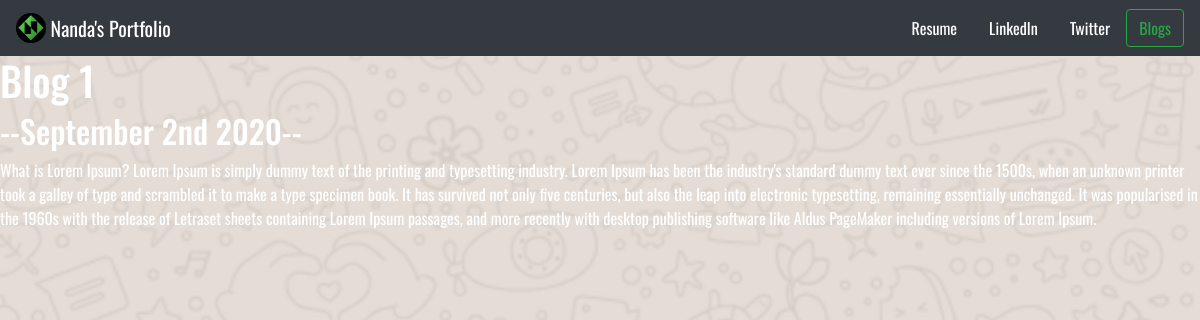
Page /blog/1/ on the committed database.
### blog/models.py (models this page shows, shortened)
class Blog(models.Model):
    title = models.CharField(max_length=100)
    description = models.TextField()
    date = models.DateField()

### blog/views.py (the view)
# urls.py: path('<int:blog_id>/',views.detail,name='detail'),
def detail(request,blog_id):
    blog = get_object_or_404(Blog, pk=blog_id)
    return render(request,'blog/detail.html',{'blog':blog})

### blog/templates/blog/detail.html
{% extends 'my_portfolio/base.html' %} {% block content %}
<h1>{{ blog.title}}</h1>
<h2>--{{ blog.date|date:'F jS Y' }}--</h2>
<p>{{ blog.description|safe }}</p>
{% endblock %}

### my_portfolio/static/my_portfolio/custom.css (style rules this page uses)
body { font-family: 'Oswald', sans-serif; background: url(./wabg.png) center center no-repeat; background-size: cover; height: 100%; color: white; }

### rows in the picture
Blog: title "Blog 1", date "September 2nd 2020", description "What is Lorem Ipsum? Lorem Ipsum is simply dummy text of the printing and typesetting industry. Lorem Ipsum has been the industry's standard dummy text ever since the 1500s, when an unknown printer took a galley of type and scrambled it to make a type specimen book. It has survived not only five centuries, but also the leap into electronic typesetting, remaining essentially unchanged. It was popularised in the 1960s with the release of Letraset sheets containing Lorem Ipsum passages, and more recently with desktop publishing software like Aldus PageMaker including versions of Lorem Ipsum."
